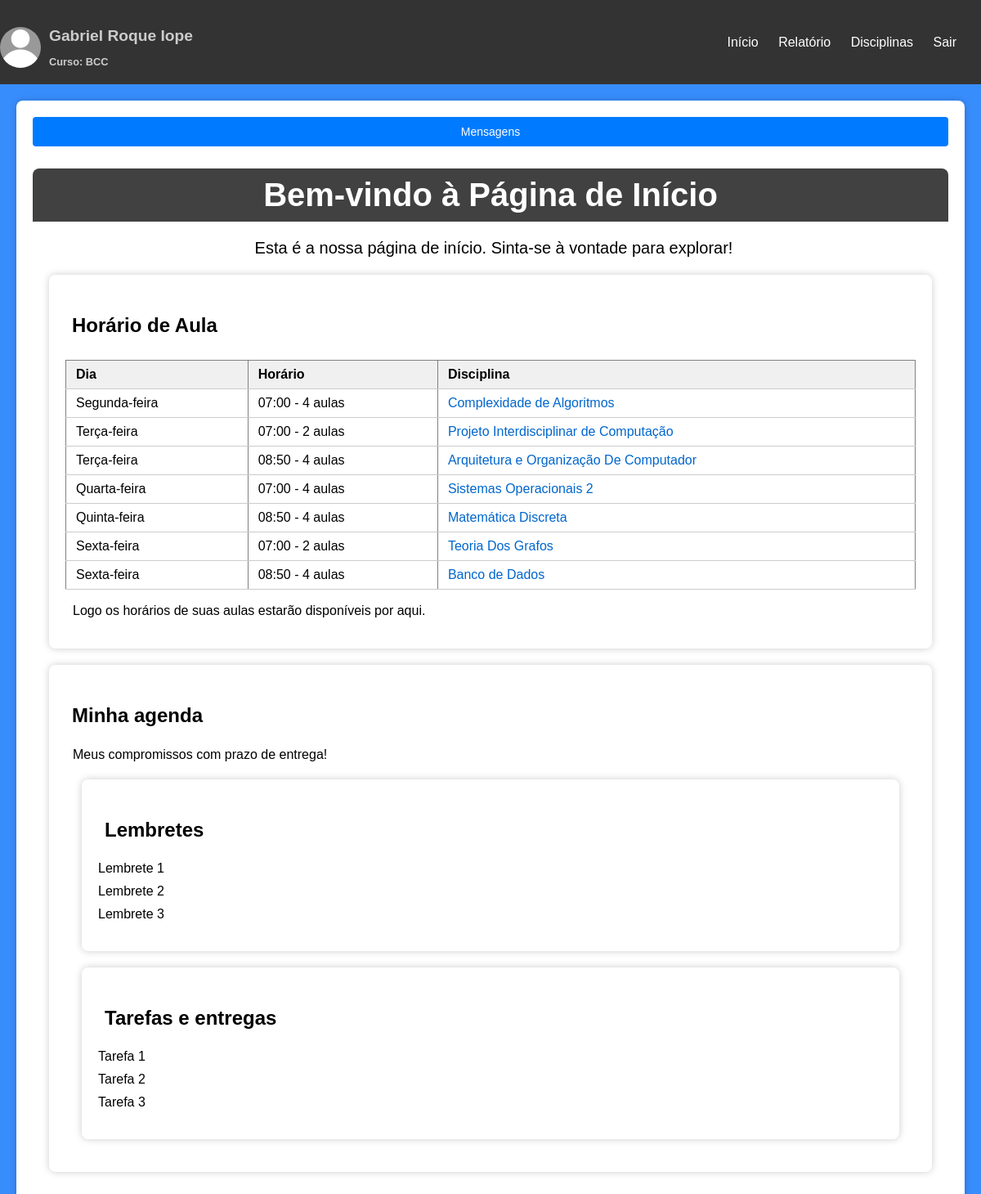
The app's page /inicio (signed in) with its own data.
### tables this page shows
CREATE TABLE alunos (
            numeroprontuario TEXT PRIMARY KEY,
            nome TEXT,
            email TEXT,
            senha TEXT,
            curso TEXT,
            semestre INTEGER,
            unidade TEXT,
            turma TEXT
        );

CREATE TABLE disciplinas (
            sigla TEXT PRIMARY KEY,
            nome TEXT,
            professor TEXT,
            dia TEXT,
            horario TIME,
            aulaspordia INTEGER,
            total INTEGER
        );

### main.py (the view)
@app.route('/inicio')
def inicio():
    email = session.get('usuario')
    if email:
        conexao = sqlite3.connect('usuarios.db')
        cursor = conexao.cursor()
        cursor.execute('SELECT nome, curso FROM alunos WHERE email = ?', (email,))
        usuario_info = cursor.fetchone()
        horarios = obter_disciplinas_do_banco_de_dados(email)
        conexao.close()
        nome_usuario, curso_usuario = usuario_info
        return render_template('inicio.html', nome=nome_usuario, curso=curso_usuario, email=email, horarios=horarios)
    else:
        return redirect('/login')

### templates/inicio.html (shortened to what this page needs)
<!DOCTYPE html>
<html lang="pt-br">
    <link rel="stylesheet" type="text/css" href="../static/config/styles.css">
</head>
<body>
        <header>
            <div class="perfil">
                <a href="/perfil">
            <img src="../static/imagem/foto_perfil.webp" alt="Foto de Perfil">
            <div>
                <h1>{{ nome }}</h1>
                <h2>Curso: {{ curso}}</h2>
            </div>
            </a>
            </div>
            <nav>
                <ul>
                    <li><a href="/inicio">Início</a></li>
                    <li><a href="/relatorio">Relatório</a></li>
                    <li><a href="/disciplina">Disciplinas</a></li>
                    <li><a href="/logout">Sair</a></li>
                </ul>
            </nav>
        </header>
    <div class="content">
    <button id="toggleTab">Mensagens</button>
    <div class="welcome-message">
        <h1>Bem-vindo à Página de Início</h1>
        <p>Esta é a nossa página de início. Sinta-se à vontade para explorar!</p>
    </div>
    <div class="section">
        <h2>Horário de Aula</h2>
        <table border="1">
            <tr>
                <th>Dia</th>
                <th>Horário</th>
                <th>Disciplina</th>
            </tr>
            {% for disciplina in horarios %}
                <tr>
                    <td>{{ disciplina[3] }}</td>
                    <td>{{ disciplina[4] }} - {{disciplina[5]}} aulas</td>
                    <td><a class="detalhes-link" href="#" >{{ disciplina[1] }}</a></td>
                </tr>
            {% endfor %}
        </table>
    <p>Logo os horários de suas aulas estarão disponíveis por aqui.</p>
    </div>
    <div class="section">
        <h2>Minha agenda</h2>
        <p>Meus compromissos com prazo de entrega!</p>
        <div class="section">
            <h2>Lembretes</h2>
            <ul>
                <li>Lembrete 1</li>
                <li>Lembrete 2</li>
                <li>Lembrete 3</li>
            </ul>
        </div>
        <div class="section">
            <h2>Tarefas e entregas</h2>
            <ul>
                <li>Tarefa 1</li>
                <li>Tarefa 2</li>
                <li>Tarefa 3</li>
            </ul>
        </div>
    </div>
</body>
</html>

### static/config/styles.css (style rules this page uses)
body { font-family: Arial, sans-serif; margin: 0; padding: 0; justify-content: center; align-items: center; min-height: 100vh; background-color: #388dfd; }
button { display: block; width: 100%; padding: 10px; background-color: #007bff; color: #fff; border: none; border-radius: 4px; cursor: pointer; margin-bottom: 20px; font-size: 14px; }
a { text-decoration: none; color: #0066cc; }
.section { padding: 20px; background-color: #fff; margin: 20px; border-radius: 8px; box-shadow: 0 0 10px rgba(0, 0, 0, 0.2); }
header { background-color: #333; color: #fff; padding: 10px; display: flex; justify-content: space-between; align-items: center; }
nav ul { list-style-type: none; padding: 0; margin: 0; }
nav li { display: inline; margin-right: 20px; }
nav a { text-decoration: none; color: #fff; }
ul { list-style-type: none; padding: 0; }
ul li { margin-bottom: 10px; }
header { background-color: #333; color: #fff; padding: 10px; text-align: right; }
.content { padding: 20px; background-color: #fff; margin: 20px; border-radius: 8px; box-shadow: 0 0 10px rgba(0, 0, 0, 0.2); }
.content h1 { margin-bottom: 10px; padding: 10px; background-color: #424141; color: #fff; border-top-left-radius: 8px; border-top-right-radius: 8px; }
.content h2 { margin-bottom: 1px; padding: 8px; background-color: #ffffff; color: #000; border-top-left-radius: 8px; border-top-right-radius: 8px; }
.content p { position: relative; margin-left: 8px; padding: 1px; background-color: #ffffff; color: #000; border-top-left-radius: 8px; border-top-right-radius: 8px; }
.welcome-message { font-size: 20px; text-align: center; }
.perfil { margin-right: 20px; margin-top: 20px; }
.perfil img { width: 50px; height: 50px; border-radius: 50%; position: absolute; left: 0; margin-top: 3px; }
.perfil h1 { font-size: 1.2rem; text-align: left; margin-left: 50px; margin-top: 3px; color:#ccc; font-style: inherit; text-decoration: none; }
.perfil h2 { font-size: 0.8rem; margin-top: 0px; text-align: left; bottom: 5px; margin-left: 50px; color: #ccc; font-style: inherit; text-decoration: none; }

### templates/inicio.html (style rules this page uses)
table { width: 100%; border-collapse: collapse; margin-top: 20px; overflow-x: auto; }
th, td { padding: 8px 12px; text-align: left; border-bottom: 1px solid #ccc; }
th { background-color: #f0f0f0; }

### records on screen
alunos: nome "Gabriel Roque Iope", curso "BCC"
disciplinas: dia "Segunda-feira", horario "07:00", aulaspordia "4", nome "Complexidade de Algoritmos"
disciplinas: dia "Terça-feira", horario "07:00", aulaspordia "2", nome "Projeto Interdisciplinar de Computação"
disciplinas: dia "Terça-feira", horario "08:50", aulaspordia "4", nome "Arquitetura e Organização De Computador"
disciplinas: dia "Quarta-feira", horario "07:00", aulaspordia "4", nome "Sistemas Operacionais 2"
disciplinas: dia "Quinta-feira", horario "08:50", aulaspordia "4", nome "Matemática Discreta"
disciplinas: dia "Sexta-feira", horario "07:00", aulaspordia "2", nome "Teoria Dos Grafos"
disciplinas: dia "Sexta-feira", horario "08:50", aulaspordia "4", nome "Banco de Dados"
